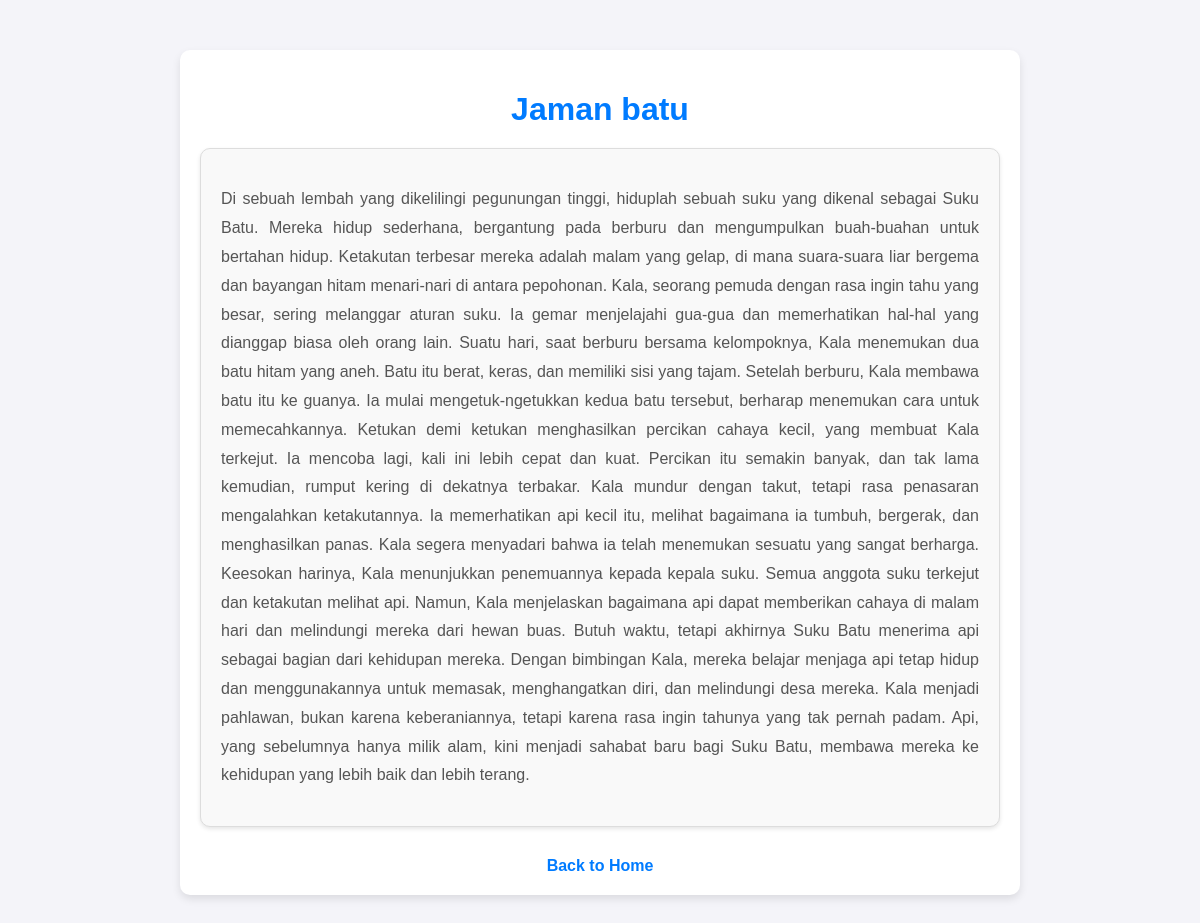
Page /blog/2 on the committed database.
### tables this page shows
CREATE TABLE blogs (
    id INTEGER PRIMARY KEY AUTOINCREMENT,
    title TEXT NOT NULL,
    content TEXT NOT NULL
);

### app.py (the view)
@app.route('/blog/<int:id>')
def show_blog(id):
    conn = get_db_connection()
    blog = conn.execute('SELECT * FROM blogs WHERE id = ?', (id,)).fetchone()
    conn.close()
    if not blog:
        return "Blog not found", 404
    return render_template('blog_detail.html', blog=blog)

### app.py (called while the page is built)
def get_db_connection():
    conn = sqlite3.connect(DATABASE)
    conn.row_factory = sqlite3.Row
    return conn

### templates/blog_detail.html (shortened to what this page needs)
<!DOCTYPE html>
<html lang="en">
<head>
</head>
<body>
    <div class="container">
        <h1>{{ blog['title'] }}</h1>
        <div class="blog-content">
            <p>{{ blog['content'] }}</p>
        </div>
        <a href="{{ url_for('home') }}" class="back-link">Back to Home</a>
    </div>
</body>
</html>

### templates/blog_detail.html (style rules this page uses)
body { font-family: Arial, sans-serif; background-color: #f4f4f9; margin: 0; padding: 0; color: #333; }
.container { max-width: 800px; margin: 50px auto; padding: 20px; background-color: #ffffff; border-radius: 10px; box-shadow: 0 4px 8px rgba(0, 0, 0, 0.1); }
h1 { color: #007bff; text-align: center; margin-bottom: 20px; }
.blog-content { color: #555; text-align: justify; line-height: 1.8; margin: 20px 0; border: 1px solid #ddd; padding: 20px; border-radius: 10px; background-color: #f9f9f9; box-shadow: 0 2px 4px rgba(0, 0, 0, 0.1); }
.back-link { display: block; margin-top: 30px; text-align: center; font-weight: bold; color: #007bff; text-decoration: none; }

### rows in the picture
blogs: title "Jaman batu", content "Di sebuah lembah yang dikelilingi pegunungan tinggi, hiduplah sebuah suku yang dikenal sebagai Suku Batu. Mereka hidup sederhana, bergantung pada berburu dan mengumpulkan buah-buahan untuk bertahan hidup. Ketakutan terbesar mereka adalah malam yang gelap, di mana suara-suara liar bergema dan bayangan hitam menari-nari di antara pepohonan. Kala, seorang pemuda dengan rasa ingin tahu yang besar, sering melanggar aturan suku. Ia gemar menjelajahi gua-gua dan memerhatikan hal-hal yang dianggap biasa oleh orang lain. Suatu hari, saat berburu bersama kelompoknya, Kala menemukan dua batu hitam yang aneh. Batu itu berat, keras, dan memiliki sisi yang tajam. Setelah berburu, Kala membawa batu itu ke…"
